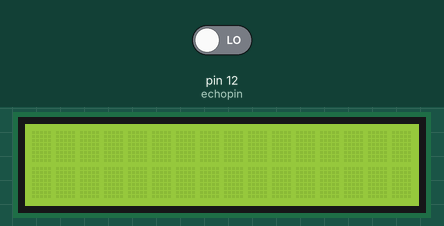
Bench run of a sketch on a simulated Arduino Uno, built with avr-gcc and run on an emulated ATmega328P. On the bench: 16×2 character LCD. The test bench sets the inputs (shaded band); at power-on: pin 12 (echopin) LOW. What the sketch prints to the serial monitor is not drawn.

Above: at 0.1 s.
At 1.2 s:
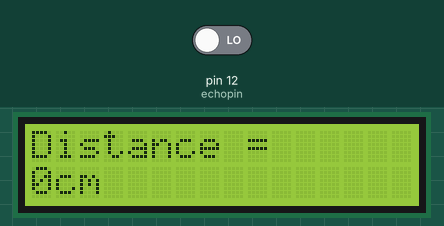

The sketch:

ultrasonic.ino
```cpp
#include<LiquidCrystal.h>

LiquidCrystal lcd(9, 8, 4, 5, 6, 7); // sets the interfacing pins
int d;
int t;
int triggerpin=13;
int echopin=12;
void setup()
{
 lcd.begin(16, 2);
 lcd.setCursor(0,0);
 pinMode(triggerpin,OUTPUT);
 pinMode(echopin,INPUT);
 lcd.clear();
 Serial.begin(9600);

}

void loop()
{
 digitalWrite(triggerpin,LOW);
 delay(50);
 digitalWrite(triggerpin,HIGH);
 delay(50);
 digitalWrite(triggerpin,LOW);
 t=pulseIn(echopin,HIGH);
 d=t*0.034/2;
 lcd.print("Distance = ");
 lcd.setCursor(0,1);
 lcd.print(d);
 lcd.print("cm");
 delay(500);
 lcd.clear();
 Serial.print("distance: ");
 Serial.println(d);
}
```

Measured:
- what the display in image 1 shows lasts 0.5 s, from 1.2 s to 1.7 s
